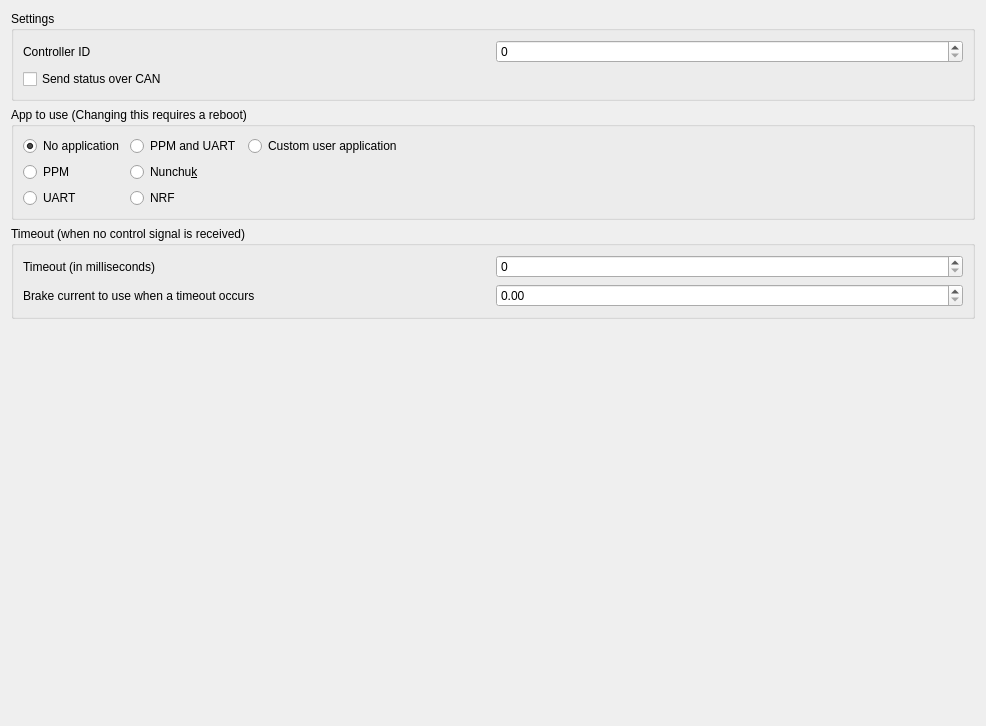
            <widget class="QWidget" name="tab_16">
             <attribute name="title">
              <string>General</string>
             </attribute>
             <layout class="QVBoxLayout" name="verticalLayout_34">
              <item>
               <widget class="QGroupBox" name="groupBox_28">
                <property name="title">
                 <string>Settings</string>
                </property>
                <layout class="QGridLayout" name="gridLayout_25">
                 <item row="0" column="0">
                  <widget class="QLabel" name="label_65">
                   <property name="text">
                    <string>Controller ID</string>
                   </property>
                  </widget>
                 </item>
                 <item row="0" column="1">
                  <widget class="QSpinBox" name="appconfControllerIdBox">
                   <property name="maximum">
                    <number>255</number>
                   </property>
                  </widget>
                 </item>
                 <item row="1" column="0">
                  <widget class="QCheckBox" name="appconfSendCanStatusBox">
                   <property name="text">
                    <string>Send status over CAN</string>
                   </property>
                  </widget>
                 </item>
                </layout>
               </widget>
              </item>
              <item>
               <widget class="QGroupBox" name="groupBox_18">
                <property name="title">
                 <string>App to use (Changing this requires a reboot)</string>
                </property>
                <layout class="QHBoxLayout" name="horizontalLayout_33">
                 <item>
                  <layout class="QGridLayout" name="gridLayout_22">
                   <item row="0" column="0">
                    <widget class="QRadioButton" name="appconfUseNoAppButton">
                     <property name="text">
                      <string>No application</string>
                     </property>
                     <property name="checked">
                      <bool>true</bool>
                     </property>
                    </widget>
                   </item>
                   <item row="0" column="1">
                    <widget class="QRadioButton" name="appconfUsePpmUartButton">
                     <property name="text">
                      <string>PPM and UART</string>
                     </property>
                    </widget>
                   </item>
                   <item row="1" column="0">
                    <widget class="QRadioButton" name="appconfUsePpmButton">
                     <property name="text">
                      <string>PPM</string>
                     </property>
                    </widget>
                   </item>
                   <item row="1" column="1">
                    <widget class="QRadioButton" name="appconfUseNunchukButton">
                     <property name="text">
                      <string>Nunchu&amp;k</string>
                     </property>
                    </widget>
                   </item>
                   <item row="2" column="0">
                    <widget class="QRadioButton" name="appconfUseUartButton">
                     <property name="text">
                      <string>UART</string>
                     </property>
                    </widget>
                   </item>
                   <item row="2" column="1">
                    <widget class="QRadioButton" name="appconfUseNrfButton">
                     <property name="text">
                      <string>NRF</string>
                     </property>
                    </widget>
                   </item>
                   <item row="0" column="2">
                    <widget class="QRadioButton" name="appconfUseCustomButton">
                     <property name="text">
                      <string>Custom user application</string>
                     </property>
                    </widget>
                   </item>
                  </layout>
                 </item>
                 <item>
                  <spacer name="horizontalSpacer_12">
                   <property name="orientation">
                    <enum>Qt::Horizontal</enum>
                   </property>
                   <property name="sizeHint" stdset="0">
                    <size>
                     <width>561</width>
                     <height>20</height>
                    </size>
                   </property>
                  </spacer>
                 </item>
                </layout>
               </widget>
              </item>
              <item>
               <widget class="QGroupBox" name="groupBox_22">
                <property name="title">
                 <string>Timeout (when no control signal is received)</string>
                </property>
                <layout class="QGridLayout" name="gridLayout_18">
                 <item row="0" column="0">
                  <widget class="QLabel" name="label_52">
                   <property name="text">
                    <string>Timeout (in milliseconds)</string>
                   </property>
                  </widget>
                 </item>
                 <item row="0" column="1">
                  <widget class="QSpinBox" name="appconfTimeoutBox">
                   <property name="maximum">
                    <number>30000</number>
                   </property>
                   <property name="singleStep">
                    <number>500</number>
                   </property>
                  </widget>
                 </item>
                 <item row="1" column="0">
                  <widget class="QLabel" name="label_53">
                   <property name="text">
                    <string>Brake current to use when a timeout occurs</string>
                   </property>
                  </widget>
                 </item>
                 <item row="1" column="1">
                  <widget class="QDoubleSpinBox" name="appconfTimeoutBrakeCurrentBox">
                   <property name="maximum">
                    <double>200.000000000000000</double>
                   </property>
                  </widget>
                 </item>
                </layout>
               </widget>
              </item>
              <item>
               <spacer name="verticalSpacer_3">
                <property name="orientation">
                 <enum>Qt::Vertical</enum>
                </property>
                <property name="sizeHint" stdset="0">
                 <size>
                  <width>20</width>
                  <height>396</height>
                 </size>
                </property>
               </spacer>
              </item>
             </layout>
            </widget>
